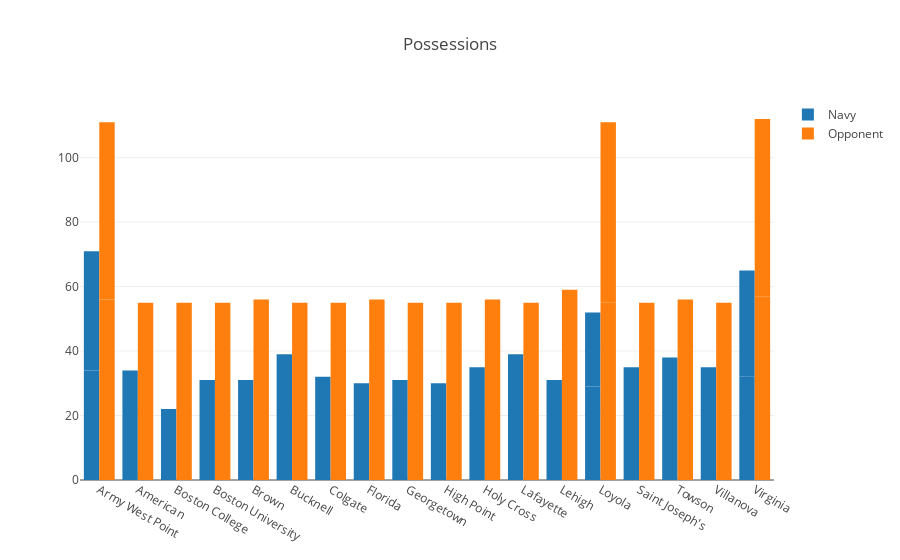

This figure's notebook cell:
### Code cell
data = [trace1, trace2]
layout = go.Layout(title='Possessions',barmode='group')
fig = go.Figure(data=data, layout=layout)
iplot(fig, filename='grouped-bar')

### Figure 1 — Plotly figure (JSON) as saved in the notebook; plotly's stock layout.template omitted (floating-point values rounded to 4 significant figures)
{"data": [{"name": "Navy", "type": "bar", "uid": "889b61f5-c22a-4125-8f99-6c94a4e214a3", "x": ["Army West Point", "Army West Point", "American", "Boston College", "Boston University", "Brown", "Bucknell", "Colgate", "Florida", "Georgetown", "High Point ", "Holy Cross", "Lafayette", "Lehigh", "Loyola", "Loyola", "Saint Joseph's", "Towson", "Villanova", "Virginia ", "Virginia "], "y": [34, 37, 34, 22, 31, 31, 39, 32, 30, 31, 30, 35, 39, 31, 29, 23, 35, 38, 35, 32, 33]}, {"name": "Opponent", "type": "bar", "uid": "dfd622ba-0b6c-47c5-9c01-5e0b77841686", "x": ["Army West Point", "Army West Point", "American", "Boston College", "Boston University", "Brown", "Bucknell", "Colgate", "Florida", "Georgetown", "High Point ", "Holy Cross", "Lafayette", "Lehigh", "Loyola", "Loyola", "Saint Joseph's", "Towson", "Villanova", "Virginia ", "Virginia "], "y": [56, 55, 55, 55, 55, 56, 55, 55, 56, 55, 55, 56, 55, 59, 55, 56, 55, 56, 55, 57, 55]}], "layout": {"barmode": "group", "title": {"text": "Possessions"}}}
